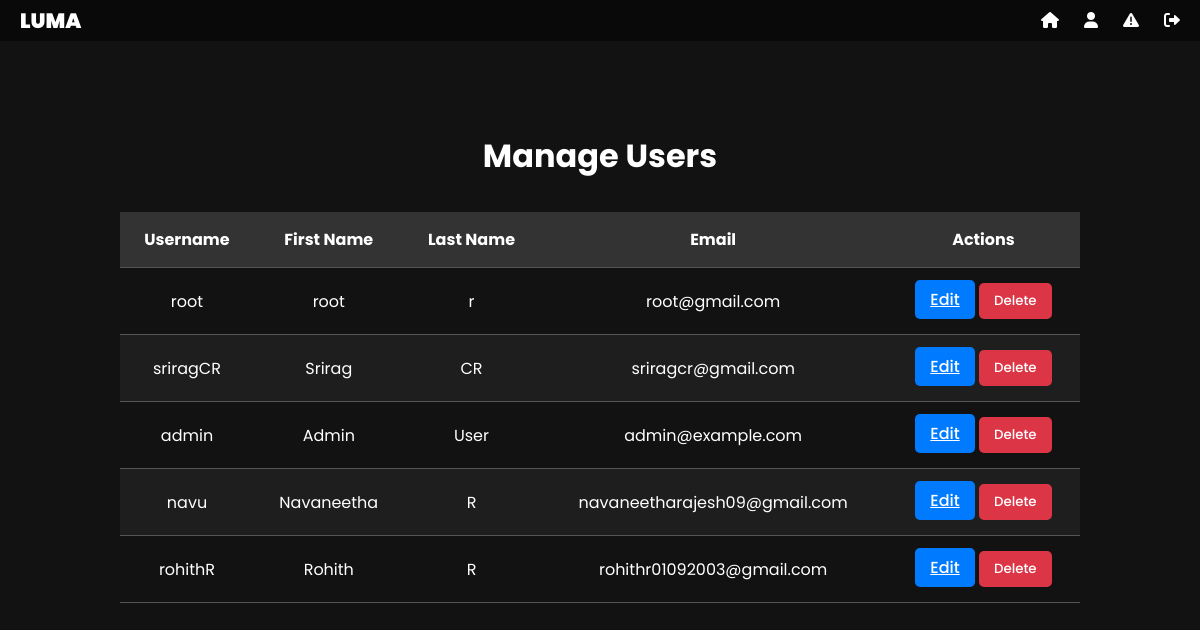
Page /admin-dashboard/manage-users/ (signed in) on the earlier database version.
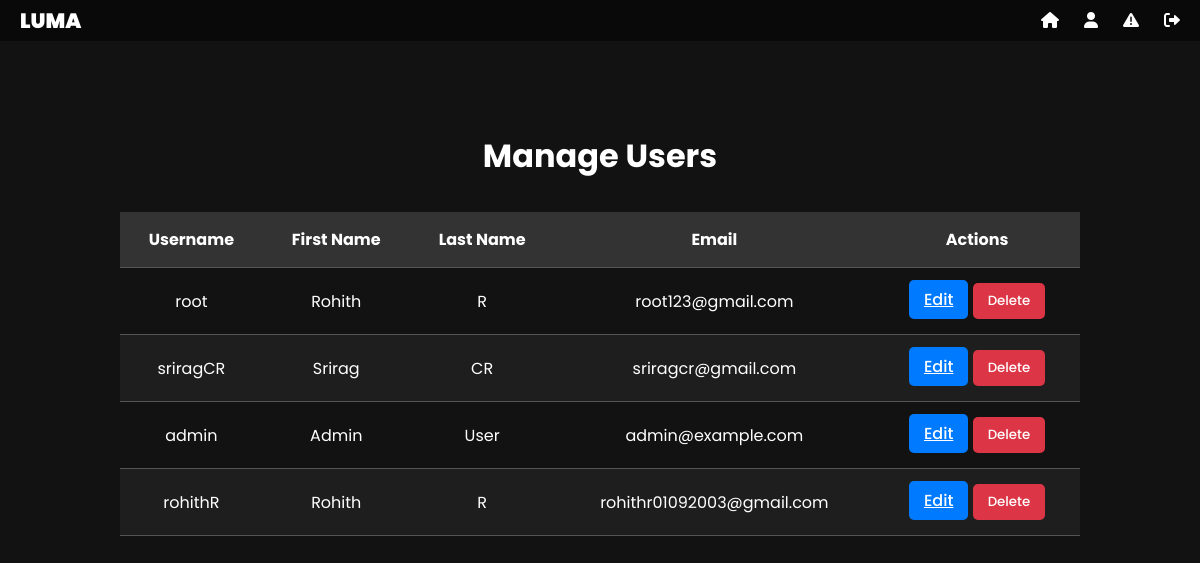
Same page on the later database version.
### chat/models.py (models this page shows, shortened)
class User(AbstractBaseUser):
    first_name = models.CharField(max_length=30)
    last_name = models.CharField(max_length=30)
    username = models.CharField(max_length=30, unique=True)
    email = models.EmailField(unique=True)
    profile_picture = models.ImageField(upload_to='profile_pics/', blank=True, null=True)  # Optional field
    created_at = models.DateTimeField(auto_now_add=True)
    is_active = models.BooleanField(default=True)
    is_admin = models.BooleanField(default=False)
    objects = UserManager()
    USERNAME_FIELD = 'username'
    REQUIRED_FIELDS = ['email', 'first_name', 'last_name']
    class Meta:
        db_table = 'chat_user'

### chat/views.py (the view)
# urls.py: path('admin-dashboard/manage-users/', manage_users, name='manage_users'),
@login_required
def manage_users(request):
    users = User.objects.all()
    return render(request, 'admin_users.html', {'users': users})

### templates/admin_users.html (shortened to what this page needs)
{% extends 'admin_base.html' %}
{% block content %}
    <h1 class="manage-users-header">Manage Users</h1>
    <div class="manage-users-table-wrapper">
        <table class="manage-users-table">
            <thead>
                <tr>
                    <th>Username</th>
                    <th>First Name</th>
                    <th>Last Name</th>
                    <th>Email</th>
                    <th>Actions</th>
                </tr>
            </thead>
            <tbody>
                {% for user in users %}
                <tr>
                    <td>{{ user.username }}</td>
                    <td>{{ user.first_name }}</td>
                    <td>{{ user.last_name }}</td>
                    <td>{{ user.email }}</td>
                    <td>
                        <a href="{% url 'edit_user' user.id %}" class="btn btn-primary btn-sm">Edit</a>
                        <button class="btn btn-danger btn-sm" onclick="openModal({{ user.id }})">Delete</button>
                    </td>
                </tr>
                {% endfor %}
            </tbody>
        </table>
    </div>
{% endblock %}

### templates/admin_base.html (shortened to what this page needs)
<!DOCTYPE html>
<html lang="en">
  <head>
    <link
      href="https://cdnjs.cloudflare.com/ajax/libs/font-awesome/6.0.0/css/all.min.css"
      rel="stylesheet"
    />
  </head>
  <body>
    <nav class="navbar">
      <div class="logo"><a href="{% url 'home' %}">LUMA</a></div>
      <ul class="nav-links">
        <li>
          <a href="{% url 'admin_dashboard' %}" data-tooltip="Home">
            <i class="fa-solid fa-house"></i>
          </a>
        </li>
        <li>
          <a href="{% url 'manage_users' %}" data-tooltip="Users">
            <i class="fa-solid fa-user"></i>
          </a>
        </li>
        <li>
          <a href="#" data-tooltip="Reported">
            <i class="fas fa-exclamation-triangle"></i>
          </a>
        </li>
        <li>
          <a href="{% url 'logout' %}" data-tooltip="Logout">
            <i class="fa-solid fa-right-from-bracket"></i>
          </a>
        </li>
      </ul>
    </nav>
    <div class="container">
      {% block content %}
      {% endblock %}
    </div>
  </body>
</html>

Differences in the rows shown:
removed User: username "navu", first_name "Navaneetha", last_name "R", email "navaneetharajesh09@gmail.com"
changed User "root": first_name "root" → "Rohith"; last_name "r" → "R"; email "root@gmail.com" → "root123@gmail.com"
